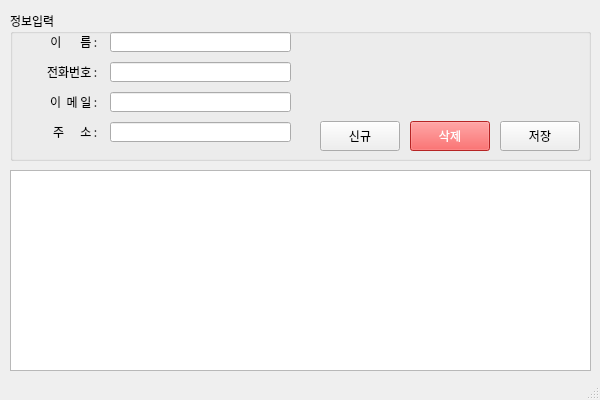
<?xml version="1.0" encoding="UTF-8"?>
<ui version="4.0">
 <class>MainWindow</class>
 <widget class="QMainWindow" name="MainWindow">
  <property name="geometry">
   <rect>
    <x>0</x>
    <y>0</y>
    <width>600</width>
    <height>400</height>
   </rect>
  </property>
  <property name="sizePolicy">
   <sizepolicy hsizetype="Fixed" vsizetype="Fixed">
    <horstretch>0</horstretch>
    <verstretch>0</verstretch>
   </sizepolicy>
  </property>
  <property name="minimumSize">
   <size>
    <width>600</width>
    <height>400</height>
   </size>
  </property>
  <property name="maximumSize">
   <size>
    <width>600</width>
    <height>400</height>
   </size>
  </property>
  <property name="font">
   <font>
    <family>나눔고딕</family>
   </font>
  </property>
  <property name="windowTitle">
   <string>MainWindow</string>
  </property>
  <widget class="QWidget" name="centralwidget">
   <widget class="QWidget" name="verticalLayoutWidget">
    <property name="geometry">
     <rect>
      <x>10</x>
      <y>11</y>
      <width>581</width>
      <height>150</height>
     </rect>
    </property>
    <layout class="QVBoxLayout" name="verticalLayout">
     <item>
      <widget class="QGroupBox" name="groupBox">
       <property name="title">
        <string>정보입력</string>
       </property>
       <widget class="QLabel" name="label">
        <property name="geometry">
         <rect>
          <x>30</x>
          <y>23</y>
          <width>60</width>
          <height>15</height>
         </rect>
        </property>
        <property name="text">
         <string>이       름 : </string>
        </property>
        <property name="alignment">
         <set>Qt::AlignRight|Qt::AlignTrailing|Qt::AlignVCenter</set>
        </property>
       </widget>
       <widget class="QLineEdit" name="txtName">
        <property name="geometry">
         <rect>
          <x>100</x>
          <y>21</y>
          <width>181</width>
          <height>20</height>
         </rect>
        </property>
        <property name="inputMethodHints">
         <set>Qt::ImhLatinOnly</set>
        </property>
       </widget>
       <widget class="QLabel" name="label_2">
        <property name="geometry">
         <rect>
          <x>30</x>
          <y>53</y>
          <width>60</width>
          <height>15</height>
         </rect>
        </property>
        <property name="text">
         <string>전화번호 : </string>
        </property>
        <property name="alignment">
         <set>Qt::AlignRight|Qt::AlignTrailing|Qt::AlignVCenter</set>
        </property>
       </widget>
       <widget class="QLineEdit" name="txtPhone">
        <property name="geometry">
         <rect>
          <x>100</x>
          <y>51</y>
          <width>181</width>
          <height>20</height>
         </rect>
        </property>
        <property name="inputMethodHints">
         <set>Qt::ImhFormattedNumbersOnly</set>
        </property>
       </widget>
       <widget class="QLabel" name="label_5">
        <property name="geometry">
         <rect>
          <x>30</x>
          <y>83</y>
          <width>60</width>
          <height>15</height>
         </rect>
        </property>
        <property name="text">
         <string>이  메 일 : </string>
        </property>
        <property name="alignment">
         <set>Qt::AlignRight|Qt::AlignTrailing|Qt::AlignVCenter</set>
        </property>
       </widget>
       <widget class="QLineEdit" name="txtEmail">
        <property name="geometry">
         <rect>
          <x>100</x>
          <y>81</y>
          <width>181</width>
          <height>20</height>
         </rect>
        </property>
       </widget>
       <widget class="QLabel" name="label_6">
        <property name="geometry">
         <rect>
          <x>30</x>
          <y>113</y>
          <width>60</width>
          <height>15</height>
         </rect>
        </property>
        <property name="text">
         <string>주      소 : </string>
        </property>
        <property name="alignment">
         <set>Qt::AlignRight|Qt::AlignTrailing|Qt::AlignVCenter</set>
        </property>
       </widget>
       <widget class="QLineEdit" name="txtAddress">
        <property name="geometry">
         <rect>
          <x>100</x>
          <y>111</y>
          <width>181</width>
          <height>20</height>
         </rect>
        </property>
       </widget>
       <widget class="QPushButton" name="btnNew">
        <property name="geometry">
         <rect>
          <x>310</x>
          <y>110</y>
          <width>80</width>
          <height>30</height>
         </rect>
        </property>
        <property name="text">
         <string>신규</string>
        </property>
       </widget>
       <widget class="QPushButton" name="btnDel">
        <property name="geometry">
         <rect>
          <x>400</x>
          <y>110</y>
          <width>80</width>
          <height>30</height>
         </rect>
        </property>
        <property name="palette">
         <palette>
          <active>
           <colorrole role="WindowText">
            <brush brushstyle="SolidPattern">
             <color alpha="255">
              <red>255</red>
              <green>255</green>
              <blue>255</blue>
             </color>
            </brush>
           </colorrole>
           <colorrole role="Button">
            <brush brushstyle="SolidPattern">
             <color alpha="255">
              <red>255</red>
              <green>50</green>
              <blue>50</blue>
             </color>
            </brush>
           </colorrole>
           <colorrole role="Light">
            <brush brushstyle="SolidPattern">
             <color alpha="255">
              <red>255</red>
              <green>255</green>
              <blue>255</blue>
             </color>
            </brush>
           </colorrole>
           <colorrole role="Midlight">
            <brush brushstyle="SolidPattern">
             <color alpha="255">
              <red>255</red>
              <green>255</green>
              <blue>255</blue>
             </color>
            </brush>
           </colorrole>
           <colorrole role="Dark">
            <brush brushstyle="SolidPattern">
             <color alpha="255">
              <red>127</red>
              <green>127</green>
              <blue>127</blue>
             </color>
            </brush>
           </colorrole>
           <colorrole role="Mid">
            <brush brushstyle="SolidPattern">
             <color alpha="255">
              <red>170</red>
              <green>170</green>
              <blue>170</blue>
             </color>
            </brush>
           </colorrole>
           <colorrole role="Text">
            <brush brushstyle="SolidPattern">
             <color alpha="255">
              <red>255</red>
              <green>255</green>
              <blue>255</blue>
             </color>
            </brush>
           </colorrole>
           <colorrole role="BrightText">
            <brush brushstyle="SolidPattern">
             <color alpha="255">
              <red>255</red>
              <green>255</green>
              <blue>255</blue>
             </color>
            </brush>
           </colorrole>
           <colorrole role="ButtonText">
            <brush brushstyle="SolidPattern">
             <color alpha="255">
              <red>255</red>
              <green>255</green>
              <blue>255</blue>
             </color>
            </brush>
           </colorrole>
           <colorrole role="Base">
            <brush brushstyle="SolidPattern">
             <color alpha="255">
              <red>255</red>
              <green>50</green>
              <blue>50</blue>
             </color>
            </brush>
           </colorrole>
           <colorrole role="Window">
            <brush brushstyle="SolidPattern">
             <color alpha="255">
              <red>255</red>
              <green>50</green>
              <blue>50</blue>
             </color>
            </brush>
           </colorrole>
           <colorrole role="Shadow">
            <brush brushstyle="SolidPattern">
             <color alpha="255">
              <red>0</red>
              <green>0</green>
              <blue>0</blue>
             </color>
            </brush>
           </colorrole>
           <colorrole role="AlternateBase">
            <brush brushstyle="SolidPattern">
             <color alpha="255">
              <red>255</red>
              <green>255</green>
              <blue>255</blue>
             </color>
            </brush>
           </colorrole>
           <colorrole role="ToolTipBase">
            <brush brushstyle="SolidPattern">
             <color alpha="255">
              <red>255</red>
              <green>255</green>
              <blue>220</blue>
             </color>
            </brush>
           </colorrole>
           <colorrole role="ToolTipText">
            <brush brushstyle="SolidPattern">
             <color alpha="255">
              <red>0</red>
              <green>0</green>
              <blue>0</blue>
             </color>
            </brush>
           </colorrole>
           <colorrole role="PlaceholderText">
            <brush brushstyle="SolidPattern">
             <color alpha="128">
              <red>0</red>
              <green>0</green>
              <blue>0</blue>
             </color>
            </brush>
           </colorrole>
          </active>
          <inactive>
           <colorrole role="WindowText">
            <brush brushstyle="SolidPattern">
             <color alpha="255">
              <red>255</red>
              <green>255</green>
              <blue>255</blue>
             </color>
            </brush>
           </colorrole>
           <colorrole role="Button">
            <brush brushstyle="SolidPattern">
             <color alpha="255">
              <red>255</red>
              <green>50</green>
              <blue>50</blue>
             </color>
            </brush>
           </colorrole>
           <colorrole role="Light">
            <brush brushstyle="SolidPattern">
             <color alpha="255">
              <red>255</red>
              <green>255</green>
              <blue>255</blue>
             </color>
            </brush>
           </colorrole>
           <colorrole role="Midlight">
            <brush brushstyle="SolidPattern">
             <color alpha="255">
              <red>255</red>
              <green>255</green>
              <blue>255</blue>
             </color>
            </brush>
           </colorrole>
           <colorrole role="Dark">
            <brush brushstyle="SolidPattern">
             <color alpha="255">
              <red>127</red>
              <green>127</green>
              <blue>127</blue>
             </color>
            </brush>
           </colorrole>
           <colorrole role="Mid">
            <brush brushstyle="SolidPattern">
             <color alpha="255">
              <red>170</red>
              <green>170</green>
              <blue>170</blue>
             </color>
            </brush>
           </colorrole>
           <colorrole role="Text">
            <brush brushstyle="SolidPattern">
             <color alpha="255">
              <red>255</red>
              <green>255</green>
              <blue>255</blue>
             </color>
            </brush>
           </colorrole>
           <colorrole role="BrightText">
            <brush brushstyle="SolidPattern">
             <color alpha="255">
              <red>255</red>
              <green>255</green>
              <blue>255</blue>
             </color>
            </brush>
           </colorrole>
           <colorrole role="ButtonText">
            <brush brushstyle="SolidPattern">
             <color alpha="255">
              <red>255</red>
              <green>255</green>
              <blue>255</blue>
             </color>
            </brush>
           </colorrole>
           <colorrole role="Base">
            <brush brushstyle="SolidPattern">
             <color alpha="255">
              <red>255</red>
              <green>50</green>
              <blue>50</blue>
             </color>
            </brush>
           </colorrole>
           <colorrole role="Window">
            <brush brushstyle="SolidPattern">
             <color alpha="255">
              <red>255</red>
              <green>50</green>
              <blue>50</blue>
             </color>
            </brush>
           </colorrole>
           <colorrole role="Shadow">
            <brush brushstyle="SolidPattern">
             <color alpha="255">
              <red>0</red>
              <green>0</green>
              <blue>0</blue>
             </color>
            </brush>
           </colorrole>
           <colorrole role="AlternateBase">
            <brush brushstyle="SolidPattern">
             <color alpha="255">
              <red>255</red>
              <green>255</green>
              <blue>255</blue>
             </color>
            </brush>
           </colorrole>
           <colorrole role="ToolTipBase">
            <brush brushstyle="SolidPattern">
             <color alpha="255">
              <red>255</red>
              <green>255</green>
              <blue>220</blue>
             </color>
            </brush>
           </colorrole>
           <colorrole role="ToolTipText">
            <brush brushstyle="SolidPattern">
             <color alpha="255">
              <red>0</red>
              <green>0</green>
              <blue>0</blue>
             </color>
            </brush>
           </colorrole>
           <colorrole role="PlaceholderText">
            <brush brushstyle="SolidPattern">
             <color alpha="128">
              <red>0</red>
              <green>0</green>
              <blue>0</blue>
             </color>
            </brush>
           </colorrole>
          </inactive>
          <disabled>
           <colorrole role="WindowText">
            <brush brushstyle="SolidPattern">
             <color alpha="255">
              <red>255</red>
              <green>255</green>
              <blue>255</blue>
             </color>
            </brush>
           </colorrole>
           <colorrole role="Button">
            <brush brushstyle="SolidPattern">
             <color alpha="255">
              <red>255</red>
              <green>50</green>
              <blue>50</blue>
             </color>
            </brush>
           </colorrole>
           <colorrole role="Light">
            <brush brushstyle="SolidPattern">
             <color alpha="255">
              <red>255</red>
              <green>255</green>
              <blue>255</blue>
             </color>
            </brush>
           </colorrole>
           <colorrole role="Midlight">
            <brush brushstyle="SolidPattern">
             <color alpha="255">
              <red>255</red>
              <green>255</green>
              <blue>255</blue>
             </color>
            </brush>
           </colorrole>
           <colorrole role="Dark">
            <brush brushstyle="SolidPattern">
             <color alpha="255">
              <red>127</red>
              <green>127</green>
              <blue>127</blue>
             </color>
            </brush>
           </colorrole>
           <colorrole role="Mid">
            <brush brushstyle="SolidPattern">
             <color alpha="255">
              <red>170</red>
              <green>170</green>
              <blue>170</blue>
             </color>
            </brush>
           </colorrole>
           <colorrole role="Text">
            <brush brushstyle="SolidPattern">
             <color alpha="255">
              <red>255</red>
              <green>255</green>
              <blue>255</blue>
             </color>
            </brush>
           </colorrole>
           <colorrole role="BrightText">
            <brush brushstyle="SolidPattern">
             <color alpha="255">
              <red>255</red>
              <green>255</green>
              <blue>255</blue>
             </color>
            </brush>
           </colorrole>
           <colorrole role="ButtonText">
            <brush brushstyle="SolidPattern">
             <color alpha="255">
              <red>255</red>
              <green>255</green>
              <blue>255</blue>
             </color>
            </brush>
           </colorrole>
           <colorrole role="Base">
            <brush brushstyle="SolidPattern">
             <color alpha="255">
              <red>255</red>
              <green>50</green>
              <blue>50</blue>
             </color>
            </brush>
           </colorrole>
           <colorrole role="Window">
            <brush brushstyle="SolidPattern">
             <color alpha="255">
              <red>255</red>
              <green>50</green>
              <blue>50</blue>
             </color>
            </brush>
           </colorrole>
           <colorrole role="Shadow">
            <brush brushstyle="SolidPattern">
             <color alpha="255">
              <red>0</red>
              <green>0</green>
              <blue>0</blue>
             </color>
            </brush>
           </colorrole>
           <colorrole role="AlternateBase">
            <brush brushstyle="SolidPattern">
             <color alpha="255">
              <red>255</red>
              <green>255</green>
              <blue>255</blue>
             </color>
            </brush>
           </colorrole>
           <colorrole role="ToolTipBase">
            <brush brushstyle="SolidPattern">
             <color alpha="255">
              <red>255</red>
              <green>255</green>
              <blue>220</blue>
             </color>
            </brush>
           </colorrole>
           <colorrole role="ToolTipText">
            <brush brushstyle="SolidPattern">
             <color alpha="255">
              <red>0</red>
              <green>0</green>
              <blue>0</blue>
             </color>
            </brush>
           </colorrole>
           <colorrole role="PlaceholderText">
            <brush brushstyle="SolidPattern">
             <color alpha="128">
              <red>0</red>
              <green>0</green>
              <blue>0</blue>
             </color>
            </brush>
           </colorrole>
          </disabled>
         </palette>
        </property>
        <property name="styleSheet">
         <string notr="true">background-color:rgb(255,50,50);
color : rgb(255,255,255)</string>
        </property>
        <property name="text">
         <string>삭제</string>
        </property>
       </widget>
       <widget class="QPushButton" name="btnSave">
        <property name="geometry">
         <rect>
          <x>490</x>
          <y>110</y>
          <width>80</width>
          <height>30</height>
         </rect>
        </property>
        <property name="text">
         <string>저장</string>
        </property>
       </widget>
      </widget>
     </item>
    </layout>
   </widget>
   <widget class="QWidget" name="verticalLayoutWidget_2">
    <property name="geometry">
     <rect>
      <x>10</x>
      <y>170</y>
      <width>581</width>
      <height>201</height>
     </rect>
    </property>
    <layout class="QVBoxLayout" name="verticalLayout_2">
     <item>
      <widget class="QTableWidget" name="tblAddress"/>
     </item>
    </layout>
   </widget>
  </widget>
  <widget class="QStatusBar" name="stbCurrent"/>
 </widget>
 <resources/>
 <connections/>
</ui>
